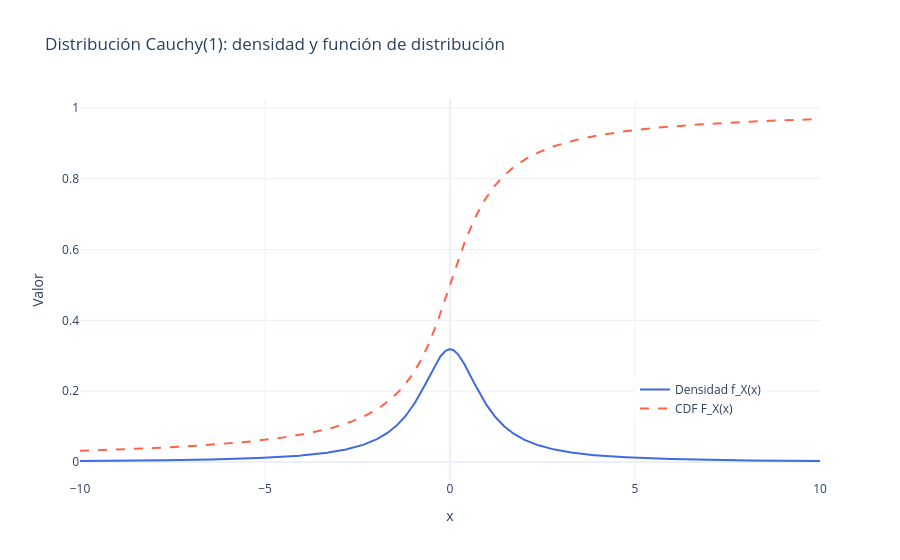

The cell this chart's notebook holds for it:
### Markdown cell above
#### 2. Función de distribución $F_X$

$$
F_X(x) = \int_{-\infty}^{x} \frac{1}{\pi}\frac{1}{1+t^{2}}\,dt
= \frac{1}{\pi}\Big[\arctan(t)\Big]_{-\infty}^{x}
= \frac{1}{\pi}\arctan(x) + \frac{1}{2}
$$

$$\boxed{F_X(x) = \frac{1}{\pi}\arctan(x) + \frac{1}{2}}$$

**Inversa:** Despejando $x$ de $u = F_X(x)$:

$$
u = \frac{1}{\pi}\arctan(x) + \frac{1}{2}
\;\Rightarrow\; \arctan(x) = \pi\left(u - \frac{1}{2}\right)
\;\Rightarrow\; x = \tan\!\left(\pi\left(u - \frac{1}{2}\right)\right)
$$

### Code cell
# - Densidad y CDF de Cauchy-
x = np.linspace(-10, 10, 1000)

f_x = 1 / (np.pi * (1 + x**2))    # densidad
F_x = np.arctan(x) / np.pi + 0.5  # CDF

fig = go.Figure()

fig.add_trace(go.Scatter(
    x=x, y=f_x, mode='lines',
    name='Densidad f_X(x)',
    line=dict(color='royalblue', width=2)
))

fig.add_trace(go.Scatter(
    x=x, y=F_x, mode='lines',
    name='CDF F_X(x)',
    line=dict(color='tomato', width=2, dash='dash')
))

fig.update_layout(
    title='Distribución Cauchy(1): densidad y función de distribución',
    xaxis_title='x',
    yaxis_title='Valor',
    legend=dict(x=0.75, y=0.15),
    template='plotly_white'
)
fig.show()

### Figure 1 — Plotly figure (JSON) as saved in the notebook; plotly's stock layout.template omitted (floating-point values rounded to 4 significant figures; data arrays with more than 128 entries replaced by an {"elided": "..."} marker saying what was removed)
{"data": [{"line": {"color": "royalblue", "width": 2}, "mode": "lines", "name": "Densidad f_X(x)", "type": "scatter", "x": {"elided": "1000 float values"}, "y": {"elided": "1000 float values"}}, {"line": {"color": "tomato", "dash": "dash", "width": 2}, "mode": "lines", "name": "CDF F_X(x)", "type": "scatter", "x": {"elided": "1000 float values"}, "y": {"elided": "1000 float values"}}], "layout": {"legend": {"x": 0.75, "y": 0.15}, "title": {"text": "Distribución Cauchy(1): densidad y función de distribución"}, "xaxis": {"title": {"text": "x"}}, "yaxis": {"title": {"text": "Valor"}}}}
